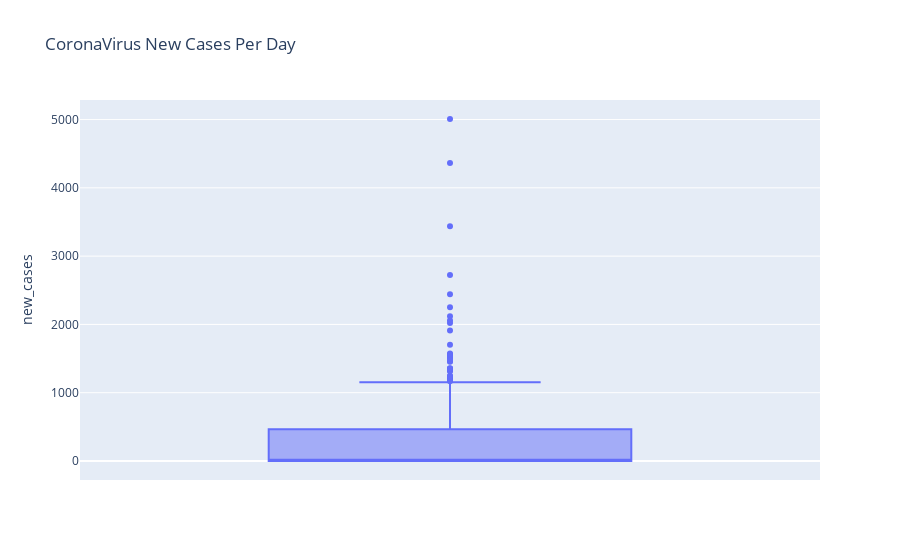

Here is the notebook cell this chart was saved with:
### Markdown cell above
# Gaining more insight using BoxPlot

### Code cell
import plotly.express as px 

#New CoronaVirus Cases 
fig = px.box(full_data_nepal, y='new_cases', title='CoronaVirus New Cases Per Day')
fig.show()

### Figure 1 — Plotly figure (JSON) as saved in the notebook; plotly's stock layout.template omitted (floating-point values rounded to 4 significant figures; data arrays with more than 128 entries replaced by an {"elided": "..."} marker saying what was removed)
{"data": [{"alignmentgroup": "True", "hovertemplate": "new_cases=%{y}<extra></extra>", "legendgroup": "", "marker": {"color": "#636efa"}, "name": "", "notched": false, "offsetgroup": "", "orientation": "v", "showlegend": false, "type": "box", "x0": " ", "xaxis": "x", "y": {"elided": "286 int values"}, "y0": " ", "yaxis": "y"}], "layout": {"boxmode": "group", "legend": {"tracegroupgap": 0}, "title": {"text": "CoronaVirus New Cases Per Day"}, "xaxis": {"anchor": "y", "domain": [0, 1]}, "yaxis": {"anchor": "x", "domain": [0, 1], "title": {"text": "new_cases"}}}}
